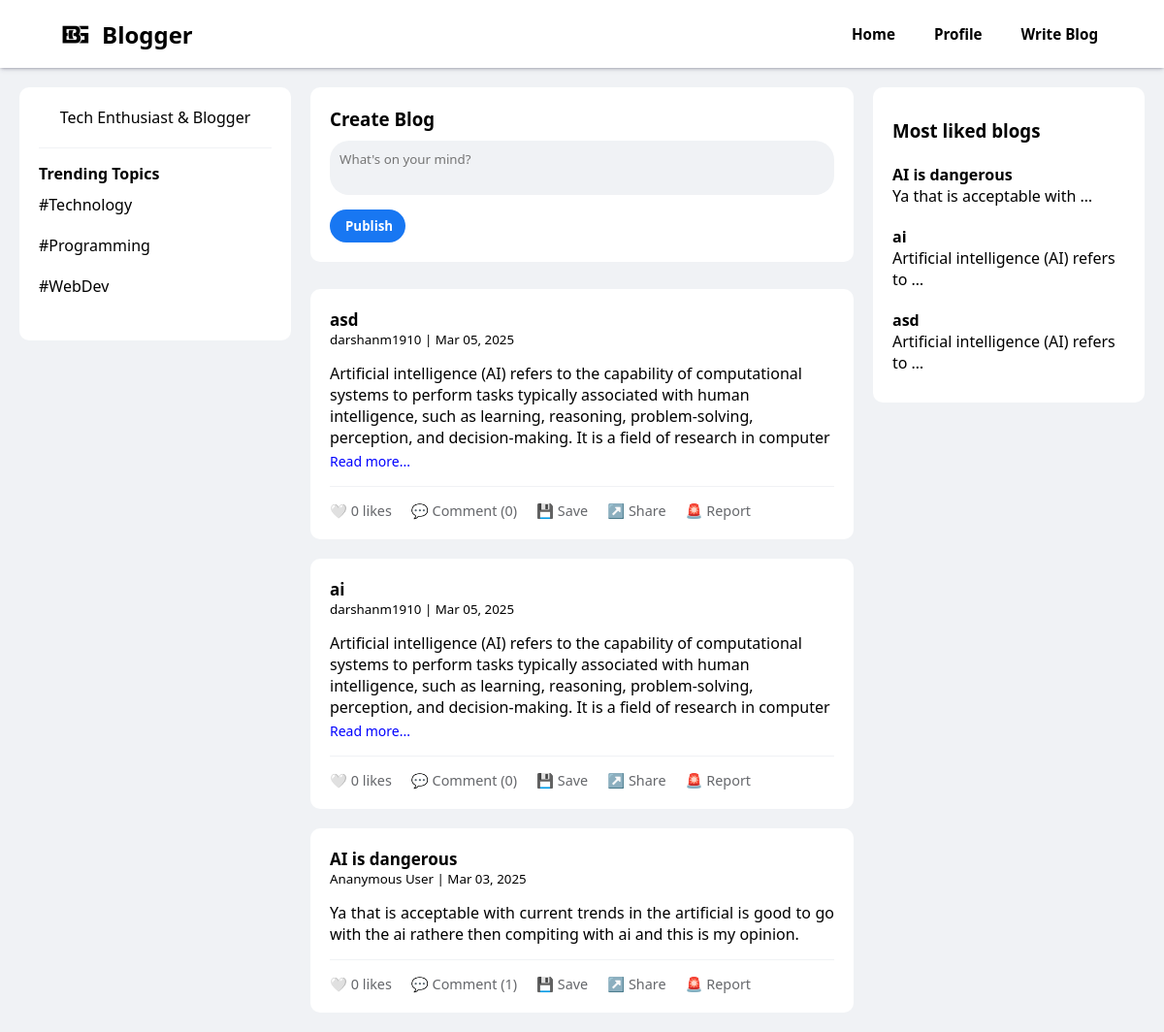
Page /index/ (signed in) on the committed database.
### home/models.py (models this page shows, shortened)
class Blogs(models.Model):
    user_name=models.CharField(max_length=100)
    title=models.CharField(max_length=100,default='Blog')
    content =models.TextField(max_length=10000)
    date =models.DateField()
    ananymous=models.BooleanField(default=False)
    likes=models.IntegerField(default=0)
    blockcomments=models.BooleanField(default=False)
    reported=models.IntegerField(default=0)

### home/views.py (the view)
# urls.py: path("index/",views.index,name="Home"),
def index(request):
    if isinstance(request.user, AnonymousUser):
        return redirect(login_user)
    if request.method=="POST":
        user_name =request.user
        content =request.POST.get('content')
        blog=Blogs(user_name=user_name,content=content,date=datetime.today())
        blog.save()
        messages.success(request, "Posted Successfully!")
    data=Blogs.objects.exclude(user_name=request.user).values().order_by('-id')
    serializer=BlogSerializer(data,many=True)
    d=serializer.data
    details=Details.objects.filter(user_name=request.user).first()
    saved_blogs = details.saved if details else []
    for blog in d:
        if Likes.objects.filter(blog_id=blog['id'], user_name=request.user).exists():
            blog['liked'] = True
        blog['date'] = datetime.strptime(blog['date'], '%Y-%m-%d').strftime('%b %d, %Y')
        blog['comments'] = Comments.objects.filter(blog_id=blog['id']).order_by('-id')
        blog['no_of_comments'] = len(blog['comments'])
        blog['save']=False
        if blog['id'] in saved_blogs:
            blog['save'] = True
    trending = Blogs.objects.exclude(user_name=request.user).order_by('-likes')[:5]
    return render(request,'index.html',{'blogs': d,'trending': trending})

### templates/index.html (shortened to what this page needs)
{% extends "base.html" %} {% block css %}
<link rel="stylesheet" href="\static\index.css" />
{% endblock css %}
{% block body %}
<body>
  <div class="main-container">
    <aside class="sidebar">
      <div class="profile-card">
        <p>Tech Enthusiast & Blogger</p>
      </div>
      <div class="trending">
        <h4>Trending Topics</h4>
        <div class="trending-item">
          <span>#Technology</span>
        </div>
        <div class="trending-item">
          <span>#Programming</span>
        </div>
        <div class="trending-item">
          <span>#WebDev</span>
        </div>
      </div>
    </aside>
    <main class="feed">
      <div class="create-post">
        <h3>Create Blog</h3>
        <form action="" method="POST">
          <textarea name="content" class="post-input" placeholder="What's on your mind?"></textarea>
          <button type="submit" class="btn btn-primary" style="margin-top: 10px;">Publish</button>
        </form>
      </div>
      {% for blog in blogs %}
      {% if blog.reported < 10 %}
      <div id="post-card{{blog.id}}" class="post-card">
        <div class="post-header">
          <div class="post-meta">
            <strong style="font-size: 17px;">{{ blog.title }}</strong>
            <small>
              {% if blog.ananymous %}
              <span class="span">Ananymous User
              </span>
              {% else %}
              <span class="span">{{blog.user_name}}
              </span>
              {% endif %}
              | {{ blog.date }}</small>
          </div>
        </div>
        {% if blog.content|length > 320 %}
        <p class="blog-para blog-para{{blog.id}}">{{ blog.content|linebreaksbr }}</p>
        <a class="readmore readmore{{blog.id}}" onclick="readmore('{{blog.id}}')">Read more...</a>
        {% else %}
        <p class="blog-para blog-para{{blog.id}}" style="text-align: justify; height:auto">{{blog.content|linebreaksbr}}
        </p>
        {% endif %}
        <div class="post-actions" style="position: relative;">
          <button id="likes{{blog.id}}" class="action-btn" onclick="blogLike('{{ blog.id }}')">
            {% if blog.liked %}
            ❤️
            {% else %}
            🤍
            {% endif %}
            {{blog.likes}} likes
          </button>
          <button id="n-comments{{blog.id}}" class="action-btn comment-toggle">💬 Comment
            ({{blog.no_of_comments}})</button>
          <div id="blogbtns{{blog.id}}" class="blogbtns">
            {% if blog.save == True %}
            <button id="save{{blog.id}}" onclick="saveblog('{{blog.id}}')" class="action-btn" style="color: #0de300;">💾
              Saved</button>
            {% else %}
            <button id="save{{blog.id}}" onclick="saveblog('{{blog.id}}')" class="action-btn">💾 Save</button>
            {% endif %}
            <button id="" onclick="shareBlog('{{blog.id}}','{{blog.title}}')" class="action-btn">↗️ Share</button>
            <button id="" onclick="reportblog('{{blog.id}}')" class="action-btn">🚨 Report</button>
          </div>
        </div>
      </div>
      {% endif %}
      {% endfor %}
    </main>
    <aside class="sidebar">
      <h3 style="margin: 12px 0;">Most liked blogs</h3>
      {% for trend in trending %}
      <div onclick="showBlog('{{trend.id}}')" class="trending-item">
        <div>
          <strong>{{trend.title}}</strong>
          <p>{{ trend.content|truncatewords:5 }}</p>
        </div>
      </div>
      {% endfor %}
    </aside>
  </div>
</body>
{% endblock body %}

### static/nav.css (style rules this page uses)
* { box-sizing: border-box; font-family: "Segoe UI", Tahoma, Geneva, Verdana, sans-serif; }
body { padding: 0; margin: 0; font-family: "Poppins", sans-serif; }

### static/index.css (style rules this page uses)
* { margin: 0; padding: 0; box-sizing: border-box; font-family: "Segoe UI", Tahoma, Geneva, Verdana, sans-serif; }
body { background-color: #f0f2f5; }
.btn { padding: 0.5rem 1rem; border: none; border-radius: 20px; cursor: pointer; font-weight: 600; }
.btn-primary { background-color: #1877f2; color: white; width: 78px; }
.main-container { max-width: 1200px; margin: 0 auto; padding: 20px; display: grid; grid-template-columns: 1fr 2fr 1fr; gap: 20px; }
.sidebar { background: white; border-radius: 10px; padding: 20px; height: fit-content; position: sticky; top: 90px; }
.profile-card { text-align: center; padding-bottom: 20px; border-bottom: 1px solid #f0f2f5; }
.feed { display: flex; flex-direction: column; gap: 20px; }
.post-card { background: white; border-radius: 10px; padding: 20px; }
.post-header { display: flex; align-items: center; gap: 10px; margin-bottom: 15px; }
.post-meta { display: flex; flex-direction: column; }
.post-actions { display: flex; gap: 20px; padding-top: 15px; border-top: 1px solid #f0f2f5; margin-top: 15px; }
.action-btn { display: flex; align-items: center; gap: 5px; background: none; border: none; cursor: pointer; color: #65676b; font-size: 0.9rem; }
.create-post { background: white; border-radius: 10px; padding: 20px; margin-bottom: 8px; }
.post-input { width: 100%; padding: 10px; border: none; border-radius: 20px; background-color: #f0f2f5; margin-top: 10px; resize: none; }
.trending { padding: 15px 0; }
.trending-item { display: flex; align-items: center; gap: 10px; padding: 10px 0; cursor: pointer; }
.readmore { font-size: 14px; color: blue; cursor: pointer; }
.blog-para { height: 90px; overflow: hidden; }
:root { --card-background: #ffffff; --text-color: #1f2937; }
.blogbtns { display: flex; gap: 20px; }

### rows in the picture
Blogs: title "asd", user_name "darshanm1910", content "Artificial intelligence (AI) refers to the capability of computational systems to perform tasks typically associated with human intelligence, such as learning, reasoning, problem-solving, perception, and decision-making. It is a field of research in computer…", title "asd", content "Artificial intelligence (AI) refers to …"
Blogs: title "ai", user_name "darshanm1910", content "Artificial intelligence (AI) refers to the capability of computational systems to perform tasks typically associated with human intelligence, such as learning, reasoning, problem-solving, perception, and decision-making. It is a field of research in computer…", title "ai", content "Artificial intelligence (AI) refers to …"
Blogs: title "AI is dangerous", shows "Ananymous User", date "Mar 03, 2025", content "Ya that is acceptable with current trends in the artificial is good to go with the ai rathere then compiting with ai and this is my opinion.", likes "0", no_of_comments "1", content "Ya that is acceptable with …"

### other values in the picture
{{ blog.date }} "Mar 05, 2025" "Mar 05, 2025"
{{ blog.likes }} "0" "0"
{{ blog.no_of_comments }} "0" "0"
